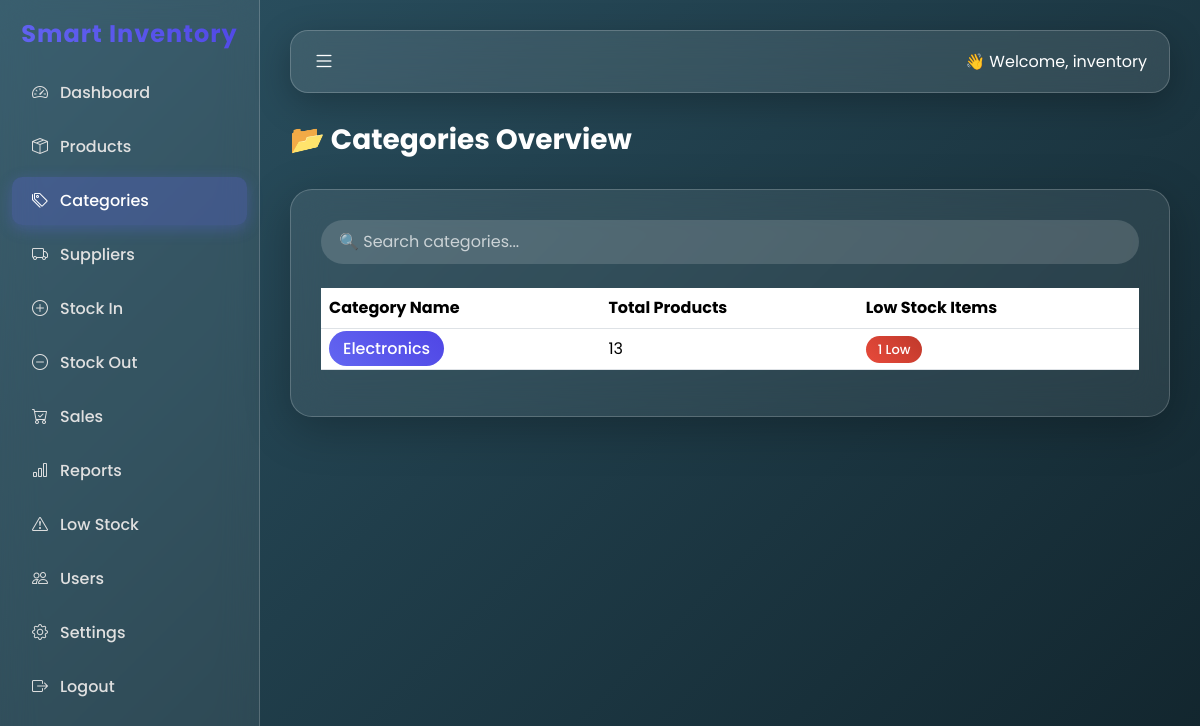
Page /categories/ (signed in) on the committed database.
### inventory_app/models.py (models this page shows, shortened)
class Category(models.Model):
    name = models.CharField(max_length=100, unique=True)
    class Meta:
        ordering = ['name']
        verbose_name_plural = "Categories"

### inventory_app/views.py (the view)
# urls.py: path('categories/', views.category_list, name='category_list'),
@login_required
def category_list(request):
    categories = (
        Product.objects
        .values('category__id', 'category__name')
        .annotate(
            total_products=Count('id'),
            low_stock_count=Count(
                'id',
                filter=Q(current_stock__lte=F('reorder_level'))
            )
        )
        .order_by('category__name')
    )
    return render(request, 'categories.html', {
        'categories': categories
    })

### inventory_app/templates/categories.html (shortened to what this page needs)
{% extends 'base.html' %}
{% block content %}
<div class="fade-in">
<div class="d-flex justify-content-between align-items-center mb-4">
    <h3 class="fw-bold">📂 Categories Overview</h3>
</div>
<div class="card-container">
    <div class="mb-4">
        <input type="text" id="searchInput"
               class="form-control search-box"
               placeholder="🔍 Search categories..."
               onkeyup="searchCategory()">
    </div>
    <div class="table-responsive">
        <table class="table table-hover align-middle" id="categoryTable">
            <thead>
                <tr>
                    <th>Category Name</th>
                    <th>Total Products</th>
                    <th>Low Stock Items</th>
                </tr>
            </thead>
            <tbody>
                {% for category in categories %}
                <tr>
                    <td>
                        <span class="category-badge text-white">
                            {{ category.category__name }}
                        </span>
                    </td>
                    <td>{{ category.total_products }}</td>
                    <td>
                        {% if category.low_stock_count > 0 %}
                            <span class="low-stock-badge text-white">
                                {{ category.low_stock_count }} Low
                            </span>
                        {% else %}
                            <span class="good-badge text-white">
                                All Good
                            </span>
                        {% endif %}
                    </td>
                </tr>
                {% empty %}
                <tr>
                    <td colspan="3" class="text-center empty-state">
                        🚫 No categories available.
                    </td>
                </tr>
                {% endfor %}
            </tbody>
        </table>
    </div>
</div>
</div>
{% endblock %}

### inventory_app/templates/base.html (shortened to what this page needs)
<!DOCTYPE html>
<html>
<head>
    <link href="https://cdn.jsdelivr.net/npm/bootstrap@5.3.2/dist/css/bootstrap.min.css" rel="stylesheet">
    <link href="https://cdn.jsdelivr.net/npm/bootstrap-icons/font/bootstrap-icons.css" rel="stylesheet">
</head>
<body>
<div class="sidebar">
    <h4>Smart Inventory</h4>
    <a href="{% url 'dashboard' %}" class="{% if request.resolver_match.url_name == 'dashboard' %}active{% endif %}">
        <i class="bi bi-speedometer2"></i><span>Dashboard</span>
    </a>
    <a href="{% url 'product_list' %}" class="{% if request.resolver_match.url_name == 'product_list' %}active{% endif %}">
        <i class="bi bi-box-seam"></i><span>Products</span>
    </a>
    <a href="{% url 'category_list' %}" class="{% if request.resolver_match.url_name == 'category_list' %}active{% endif %}">
        <i class="bi bi-tags"></i><span>Categories</span>
    </a>
    <a href="{% url 'supplier_list' %}" class="{% if request.resolver_match.url_name == 'supplier_list' %}active{% endif %}">
        <i class="bi bi-truck"></i><span>Suppliers</span>
    </a>
    <a href="{% url 'stock_in' %}" class="{% if request.resolver_match.url_name == 'stock_in' %}active{% endif %}">
        <i class="bi bi-plus-circle"></i><span>Stock In</span>
    </a>
    <a href="{% url 'stock_out' %}" class="{% if request.resolver_match.url_name == 'stock_out' %}active{% endif %}">
        <i class="bi bi-dash-circle"></i><span>Stock Out</span>
    </a>
    <a href="{% url 'sale_history' %}" class="{% if request.resolver_match.url_name == 'sale_history' %}active{% endif %}">
        <i class="bi bi-cart-check"></i><span>Sales</span>
    </a>
    <a href="{% url 'reports' %}" class="{% if request.resolver_match.url_name == 'reports' %}active{% endif %}">
        <i class="bi bi-bar-chart"></i><span>Reports</span>
    </a>
    <a href="{% url 'low_stock' %}" class="{% if request.resolver_match.url_name == 'low_stock' %}active{% endif %}">
        <i class="bi bi-exclamation-triangle"></i><span>Low Stock</span>
    </a>
    <a href="{% url 'user_list' %}">
        <i class="bi bi-people"></i><span>Users</span>
    </a>
    <a href="{% url 'settings' %}">
        <i class="bi bi-gear"></i><span>Settings</span>
    </a>
    <a href="{% url 'logout' %}">
        <i class="bi bi-box-arrow-right"></i><span>Logout</span>
    </a>
</div>
<div class="content">
    <div class="topbar d-flex justify-content-between align-items-center">
        <div>
            <i class="bi bi-list toggle-btn" onclick="toggleSidebar()"></i>
        </div>
        <div>
            👋 Welcome, {{ request.user.username }}
        </div>
    </div>
    {% block content %}{% endblock %}
</div>
</body>
</html>

### inventory_app/templates/base.html (style rules this page uses)
* { font-family: 'Poppins', sans-serif; }
body { overflow-x: hidden; background: linear-gradient(-45deg, #141E30, #243B55, #0f2027, #2c5364); background-size: 400% 400%; animation: gradientBG 18s ease infinite; color: white; }
.sidebar { height: 100vh; width: 260px; position: fixed; backdrop-filter: blur(18px); background: rgba(255, 255, 255, 0.07); border-right: 1px solid rgba(255,255,255,0.2); padding-top: 20px; transition: 0.4s ease; }
.sidebar h4 { font-weight: 700; letter-spacing: 1px; text-align: center; margin-bottom: 20px; background: linear-gradient(45deg, #6366f1, #4f46e5); background-clip: text; -webkit-background-clip: text; color: transparent; -webkit-text-fill-color: transparent; }
.sidebar a { color: #e0e0e0; display: flex; align-items: center; gap: 12px; padding: 12px 20px; text-decoration: none; transition: 0.3s ease; border-radius: 10px; margin: 6px 12px; font-weight: 500; }
.sidebar a.active { background: rgba(99,102,241,0.25); color: white; box-shadow: 0 4px 15px rgba(99,102,241,0.3); }
.content { margin-left: 260px; padding: 30px; transition: 0.4s ease; }
.topbar { backdrop-filter: blur(15px); background: rgba(255,255,255,0.1); padding: 14px 22px; margin-bottom: 30px; border-radius: 18px; border: 1px solid rgba(255,255,255,0.2); box-shadow: 0 10px 35px rgba(0,0,0,0.25); animation: fadeDown 0.6s ease; }
.toggle-btn { cursor: pointer; font-size: 22px; transition: 0.3s; }

### inventory_app/templates/categories.html (style rules this page uses)
.fade-in { animation: fadeIn 0.6s ease-in-out; }
.card-container { backdrop-filter: blur(18px); background: rgba(255,255,255,0.08); border: 1px solid rgba(255,255,255,0.2); padding: 30px; border-radius: 22px; box-shadow: 0 12px 45px rgba(0,0,0,0.25); color: white; }
.table { color: white; }
.table thead { background: rgba(255,255,255,0.15); }
.table-hover tbody tr { transition: 0.25s ease; }
.category-badge { background: linear-gradient(45deg, #6366f1, #4f46e5); padding: 6px 14px; border-radius: 20px; font-weight: 500; }
.low-stock-badge { background: linear-gradient(45deg, #e74a3b, #c0392b); padding: 4px 12px; border-radius: 20px; font-size: 13px; font-weight: 500; }
.search-box { background: rgba(255,255,255,0.15); border: none; border-radius: 30px; padding: 10px 18px; color: white; }
.search-box::placeholder { color: rgba(255,255,255,0.7); }

### rows in the picture
Category: category__name "Electronics", total_products "13", low_stock_count "1"

### other values in the picture
{{ request.user.username }} "inventory"
